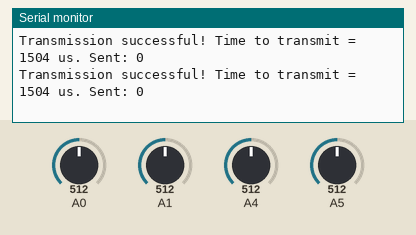
Recording of a sketch running on a simulated Arduino Uno, built with avr-gcc and run on an emulated ATmega328P. On the bench: the last lines printed to the serial monitor. Inputs (shaded band) come from the test bench; at power-on: A1 = 512, A4 = 512, A0 = 512, A5 = 512. No radio packets arrive unless stated.

Above: at 2.2 s.
2.3 s: A1 set to 290
At 2.46 s:
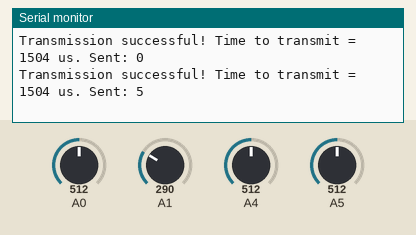
3.8 s: A4 set to 290
At 3.9 s:
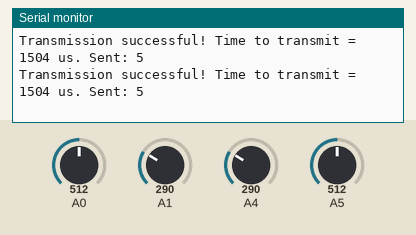
6.8 s: A4 set to 810
At 6.87 s:
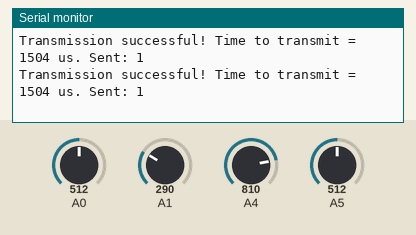
Timing chart, 0 to 9.8 s (numbered marks = the images above; inputs shaded):
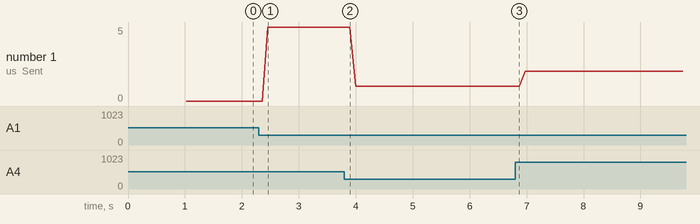

Measured:
- after the input at 2.3 s, the serial monitor: prints a new line after 0.16 s (image 1)
- plotted number 1: 0 → 5 after the input at 2.3 s, 1 → 2 after the input at 6.8 s

The sketch:

For_pult.ino
```cpp
#include <SPI.h>
#include "printf.h"
#include "RF24.h"

RF24 radio(9, 10);

uint8_t address[][6] = { "1Node", "2Node" };

bool radioNumber = 1;  // 0 uses address[0] to transmit, 1 uses address[1] to transmit
bool role = true;      // true = TX role, false = RX role
int send_message = 0;

int listen() {
  int xleft = analogRead(A0);
  int yleft = analogRead(A1);
  int yright = analogRead(A4);
  int xright = analogRead(A5);

  if (yright < 300) return 1;
  if (yright > 800) return 2;
  if (xright < 300) return 3;
  if (xright > 800) return 4;
  if (yleft < 300) return 5;
  if (yleft > 800) return 6;

  return 0;
}  //listen()


void setup() {

  Serial.begin(9600);
  while (!Serial) {
    // some boards need to wait to ensure access to serial over USB
  }

  // initialize the transceiver on the SPI bus
  if (!radio.begin()) {
    Serial.println(F("radio hardware is not responding!!"));
    while (1) {}  // hold in infinite loop
  }

  Serial.println(F("RF24/examples/GettingStarted"));

  char input = Serial.parseInt();
  radioNumber = 1 == 1;
  Serial.print(F("radioNumber = "));
  Serial.println((int)radioNumber);

  radio.setPALevel(RF24_PA_MAX);
  radio.setPayloadSize(sizeof(send_message));
  radio.openWritingPipe(address[radioNumber]);
  radio.openReadingPipe(1, address[!radioNumber]);
  radio.stopListening();  // put radio in TX mode

}  // setup

void loop() {

  unsigned long start_timer = micros();                     // start the timer
  bool report = radio.write(&send_message, sizeof(float));  // transmit & save the report
  unsigned long end_timer = micros();                       // end the timer

  if (report) {
    Serial.print(F("Transmission successful! "));  // payload was delivered
    Serial.print(F("Time to transmit = "));
    Serial.print(end_timer - start_timer);  // print the timer result
    Serial.print(F(" us. Sent: "));
    Serial.println(send_message);  // print payload sent
  } else {
    Serial.println(F("Transmission failed or timed out"));  // payload was not delivered
  }
  send_message = listen();
  delay(100);

}  // loop
```
